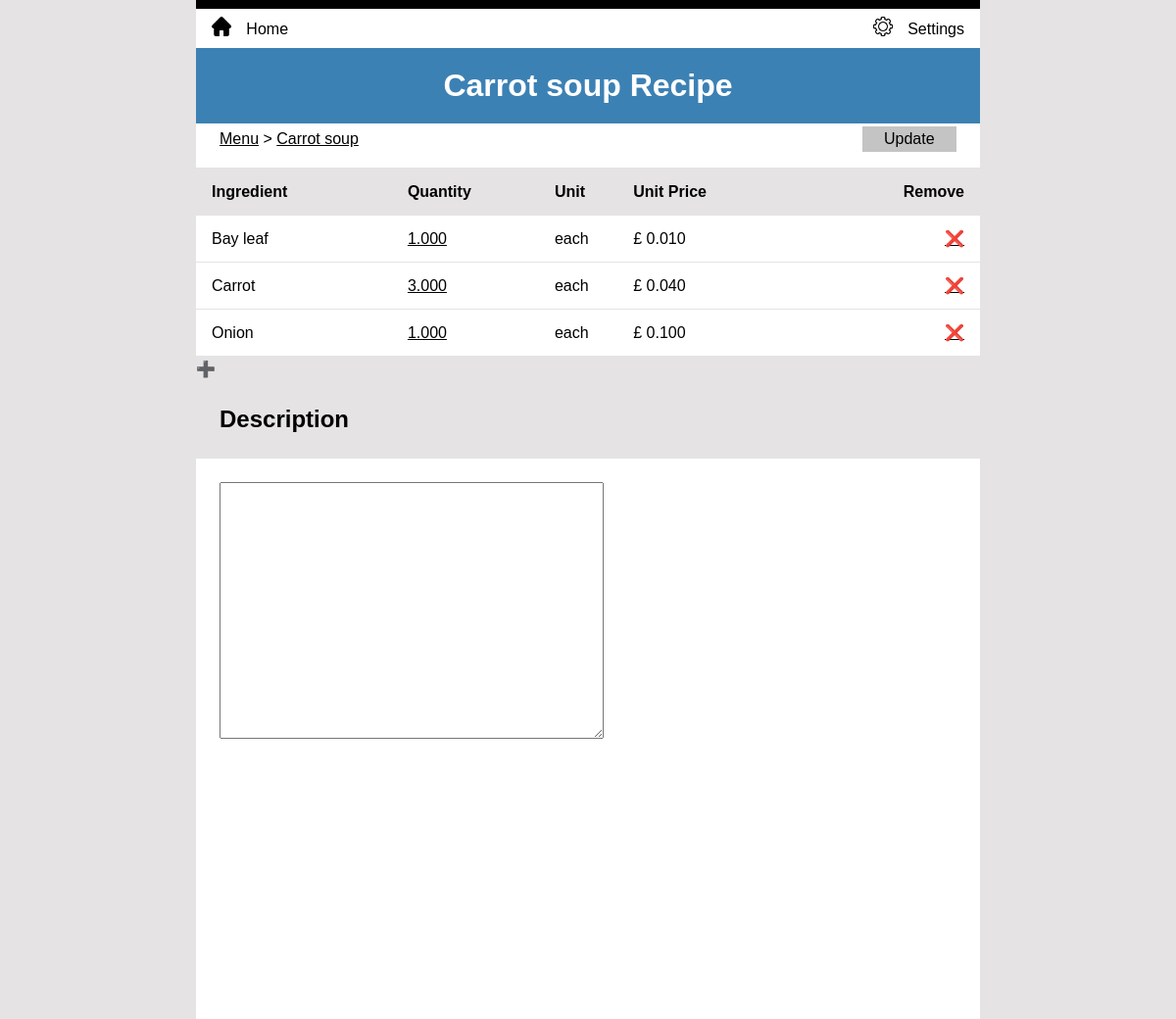
The app's page /menu/Carrot soup/edit/ (signed in), older data.
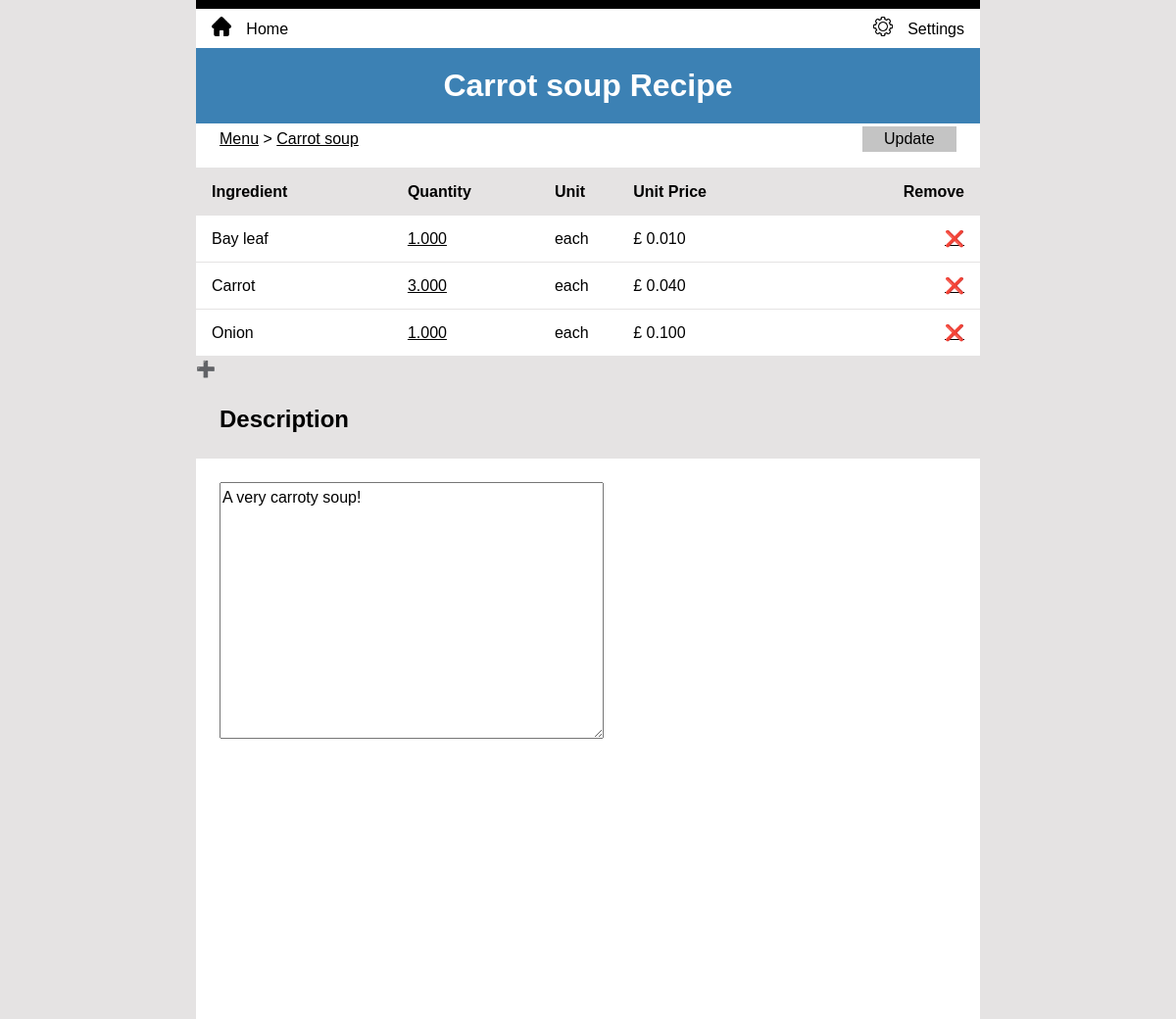
The same page, newer data.
### inventory/models.py (models this page shows, shortened)
class MenuItem(models.Model):
    class Meta:
        ordering = ['title']
    title = models.CharField(unique=True, max_length=200)
    price = models.DecimalField(max_digits=6, decimal_places=2)
    category = models.ForeignKey(Category, on_delete=models.CASCADE)
    display = models.BooleanField(default=True)
    description = models.TextField(blank=True, null=True)
    stock_item = models.BooleanField(default=True)

### inventory/views.py (the view, shortened to what this page needs)
# urls.py: path('menu/<menu_item>/edit/', views.UpdateMenuDescriptionView.as_view(), name='menu_item_edit'),
class UpdateMenuDescriptionView(LoginRequiredMixin, UpdateView):
    model = MenuItem
    template_name = 'inventory/update_menu_description.html'
    form_class = MenuEditDescription
    success_url = '/menu/'
    def get_object(self, queryset=None):
        title = self.kwargs['menu_item']
        menu_item = get_object_or_404(MenuItem, title=title)
        return menu_item
    def get_context_data(self, **kwargs):
        title = self.kwargs['menu_item']
        menu_item = get_object_or_404(MenuItem, title=title)
        recipes = Recipe.objects.filter(menu_item__title=title)
        context = super().get_context_data(**kwargs)
        context['menu_item'] = menu_item
        context['recipes'] = recipes
        return context

### inventory/forms.py
class MenuEditDescription(forms.ModelForm):
    class Meta:
        model = MenuItem
        fields = ["description"]

### inventory/templates/inventory/update_menu_description.html (shortened to what this page needs)
{% extends 'base.html' %}
{% load static %}
{% block content %}
  <h1>{{ menu_item.title }} Recipe</h1>
  <form method="post">
    <nav aria-label="Breadcrumb" class="breadcrumb">
      <ul>
        <li class="breadcrumb"><a href="{% url 'menu' %}">Menu</a></li>
        <li class="breadcrumb"><a href="{% url 'details' menu_item.title %}">{{ menu_item.title }}</a>
        <li class="edit">
          <div class="add">
            <input class="addbutton" type="submit" value="Update" />
          </div>
        </li>
      </ul>
    </nav>
    <table class="menu-table">
      <thead class="heading">
        <tr>
          <th>Ingredient</th>
          <th>Quantity</th>
          <th>Unit</th>
          <th>Unit Price</th>
          <th>Remove</th>
        </tr>
      </thead>
      <tbody>
        {% for item in recipes %}
            <tr>
              <td>
                {{ item.ingredient.name }}
              </td>
              <td>
                <a href="{% url 'update_recipe' menu_item=item.menu_item.title ingredient=item.ingredient.name %}">{{ item.quantity }}</a>
              </td>
              <td>
                {{ item.ingredient.unit }}
              </td>
              <td>
                £ {{ item.ingredient.unit_price }}
              </td>
              <td>
                <a class="delete-button" href="{% url 'delete_recipe' menu_item=item.menu_item.title ingredient=item.ingredient.name %}">❌</a>
              </td>
            </tr>
        {% endfor %}
      </tbody>
    </table>
    <a class="add-button" href="{% url 'create_recipe' menu_item.title %}">➕</a>
    <section>
      <h2 class="detail">Description</h2>
      <article>
        {{ form.description }}
      </article>
    </section>
  </form>
{% endblock %}

Row changes from the older to the newer data that the page shows:
changed MenuItem "Carrot soup": description (not shown) → "A very carroty soup!"
